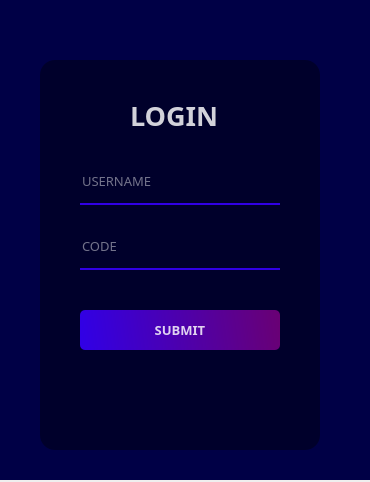
<?xml version="1.0" encoding="UTF-8"?>
<ui version="4.0">
 <class>Form</class>
 <widget class="QWidget" name="Form">
  <property name="geometry">
   <rect>
    <x>0</x>
    <y>0</y>
    <width>370</width>
    <height>482</height>
   </rect>
  </property>
  <property name="windowTitle">
   <string>Form</string>
  </property>
  <widget class="QWidget" name="widget" native="true">
   <property name="geometry">
    <rect>
     <x>0</x>
     <y>0</y>
     <width>370</width>
     <height>480</height>
    </rect>
   </property>
   <property name="styleSheet">
    <string notr="true">background-color: rgb(0, 0, 0);
background-color: rgb(0, 0, 70);</string>
   </property>
   <widget class="QLabel" name="label_2">
    <property name="geometry">
     <rect>
      <x>30</x>
      <y>30</y>
      <width>300</width>
      <height>420</height>
     </rect>
    </property>
    <property name="styleSheet">
     <string notr="true">background-color: qlineargradient(spread:pad, x1:0, y1:0, x2:0, y2:00715909, stop:0 rgba(0, 0, 0, 9), stop:0.375 rgba(0, 0, 0, 50), stop:0.835227 rgba(0, 0, 0, 75));
border-radius:20px
</string>
    </property>
    <property name="text">
     <string/>
    </property>
   </widget>
   <widget class="QLabel" name="label_3">
    <property name="geometry">
     <rect>
      <x>40</x>
      <y>60</y>
      <width>280</width>
      <height>390</height>
     </rect>
    </property>
    <property name="styleSheet">
     <string notr="true">background-color:rgba(0, 0, 0, 100);
border-radius:15px;</string>
    </property>
    <property name="text">
     <string/>
    </property>
   </widget>
   <widget class="QLabel" name="label_4">
    <property name="geometry">
     <rect>
      <x>130</x>
      <y>95</y>
      <width>100</width>
      <height>40</height>
     </rect>
    </property>
    <property name="font">
     <font>
      <family>Lucida Sans Typewriter</family>
      <pointsize>20</pointsize>
      <weight>75</weight>
      <italic>false</italic>
      <bold>true</bold>
     </font>
    </property>
    <property name="styleSheet">
     <string notr="true">color:rgba(255, 255, 255, 210);
background-color:rgba(0, 0, 0, 0);
border:none;</string>
    </property>
    <property name="text">
     <string>LOGIN</string>
    </property>
   </widget>
   <widget class="QLineEdit" name="lineEdit">
    <property name="geometry">
     <rect>
      <x>80</x>
      <y>165</y>
      <width>200</width>
      <height>40</height>
     </rect>
    </property>
    <property name="font">
     <font>
      <family>Lucida Sans Typewriter</family>
      <pointsize>10</pointsize>
     </font>
    </property>
    <property name="styleSheet">
     <string notr="true">background-color:rgba(0, 0, 0, 0);
border:none;
border-bottom:2px solid rgba(56, 0, 255, 0.88);
color:rgba(255, 255, 255, 230);
padding-bottom:7px;</string>
    </property>
    <property name="placeholderText">
     <string>USERNAME</string>
    </property>
   </widget>
   <widget class="QLineEdit" name="lineEdit_2">
    <property name="geometry">
     <rect>
      <x>80</x>
      <y>230</y>
      <width>200</width>
      <height>40</height>
     </rect>
    </property>
    <property name="font">
     <font>
      <family>Lucida Sans Typewriter</family>
      <pointsize>10</pointsize>
     </font>
    </property>
    <property name="styleSheet">
     <string notr="true">background-color:rgba(0, 0, 0, 0);
border:none;
border-bottom:2px solid rgba(56, 0, 255, 0.88);
color:rgba(255, 255, 255, 230);
padding-bottom:7px;</string>
    </property>
    <property name="echoMode">
     <enum>QLineEdit::Password</enum>
    </property>
    <property name="placeholderText">
     <string>CODE</string>
    </property>
   </widget>
   <widget class="QPushButton" name="pushButton">
    <property name="geometry">
     <rect>
      <x>80</x>
      <y>310</y>
      <width>200</width>
      <height>40</height>
     </rect>
    </property>
    <property name="font">
     <font>
      <family>Lucida Sans Typewriter</family>
      <pointsize>10</pointsize>
      <weight>75</weight>
      <italic>false</italic>
      <bold>true</bold>
     </font>
    </property>
    <property name="styleSheet">
     <string notr="true">QPushButton#pushButton{
	background-color: qlineargradient(spread:pad, x1:0, y1:0.505682, x2:1, y2:0.477, stop:0 rgba(56, 0, 255, 0.88), stop:1 rgba(215, 0, 195, 0.49));
	color:rgba(255, 255, 255, 210);
	border-radius:5px;
}
QPushButton#pushButton:hover{
	background-color: qlineargradient(spread:pad, x1:0, y1:0.505682, x2:1, y2:0.477, stop:0 rgba(2, 0, 123, 1), stop:1  rgba(215, 0, 195, 0.49));
}
QPushButton#pushButton:pressed{
	padding-left:5px;
	padding-top:5px;
	background-color:rgba(2, 0, 123, 1);
}</string>
    </property>
    <property name="text">
     <string>SUBMIT</string>
    </property>
   </widget>
   <widget class="QLabel" name="label">
    <property name="geometry">
     <rect>
      <x>30</x>
      <y>30</y>
      <width>300</width>
      <height>420</height>
     </rect>
    </property>
    <property name="styleSheet">
     <string notr="true">border-image: url(:/images/coral_login_img.png);
border-radius:20px;</string>
    </property>
    <property name="text">
     <string/>
    </property>
   </widget>
   <zorder>label</zorder>
   <zorder>label_2</zorder>
   <zorder>label_3</zorder>
   <zorder>lineEdit</zorder>
   <zorder>lineEdit_2</zorder>
   <zorder>pushButton</zorder>
   <zorder>label_4</zorder>
  </widget>
 </widget>
 <resources>
  <include location="../login.qrc"/>
  <include location="res_login.qrc"/>
 </resources>
 <connections/>
</ui>
